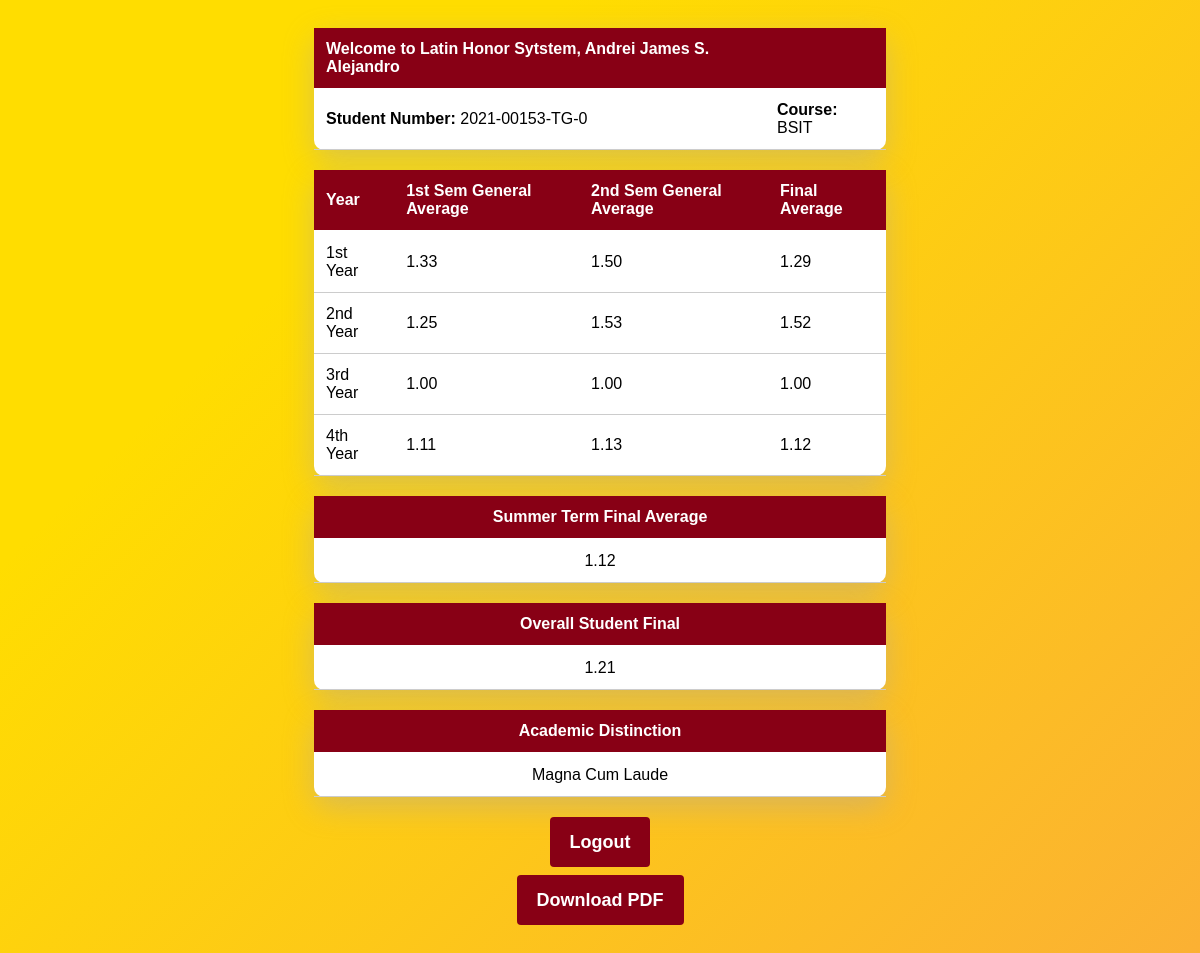
The app's page /GradeTableBSIT.php?surname=Alejandro&studentnumber=2021-00153-TG-0 (signed in) with its own data.
### tables this page shows
CREATE TABLE `students` (
  `id` int(11) NOT NULL,
  `surname` varchar(50) NOT NULL,
  `firstname` varchar(60) NOT NULL,
  `middleinitial` varchar(50) NOT NULL,
  `studentnumber` varchar(15) NOT NULL,
  `course` varchar(10) NOT NULL,
  `birthmonth` text NOT NULL,
  `birthdate` int(3) NOT NULL,
  `birthyear` int(5) NOT NULL,
  `password` varchar(100) NOT NULL
);

CREATE TABLE `student_grades` (
  `studentnumber1` varchar(15) NOT NULL,
  `first_sem_avg_1` decimal(3,2) NOT NULL,
  `second_sem_avg_1` decimal(3,2) NOT NULL,
  `first_sem_avg_2` decimal(3,2) NOT NULL,
  `second_sem_avg_2` decimal(3,2) NOT NULL,
  `first_sem_avg_3` decimal(3,2) NOT NULL,
  `second_sem_avg_3` decimal(3,2) NOT NULL,
  `first_sem_avg_4` decimal(3,2) NOT NULL,
  `second_sem_avg_4` decimal(3,2) NOT NULL,
  `summer_avg` decimal(3,2) NOT NULL,
  `yr_1_final_ave` decimal(3,2) NOT NULL,
  `yr_2_final_ave` decimal(3,2) NOT NULL,
  `yr_3_final_ave` decimal(3,2) NOT NULL,
  `yr_4_final_ave` decimal(3,2) NOT NULL,
  `final_average` decimal(3,2) NOT NULL,
  `academicDistinction` varchar(50) NOT NULL
);

### GradeTableBSIT.php (the view, shortened to what this page needs)
<!DOCTYPE html>
<html>
<head>
    <link rel="stylesheet" type="text/css" href="css/formbsit.css">
</head>
<body>
    <?php
    class Database
    {
        private $host;
        private $username;
        private $password;
        private $database;
        public $conn;
        public function __construct($host, $username, $password, $database)
        {
            $this->host = $host;
            $this->username = $username;
            $this->password = $password;
            $this->database = $database;
        }
        public function connect()
        {
            $this->conn = new mysqli($this->host, $this->username, $this->password, $this->database);
        }
        public function selectData($table, $condition)
        {
            $sql = "SELECT * FROM $table WHERE $condition";
            $result = $this->conn->query($sql);
            if ($result->num_rows > 0) {
                return $result->fetch_assoc();
            } else {
                return false;
            }
        }
    }
    if (isset($_SESSION['surname']) && isset($_SESSION['studentnumber'])) {
        $surname = $_SESSION['surname'];
        $studentNumber = $_SESSION['studentnumber'];
        $database = new Database('localhost', 'root', '', 'sample_sis');
        $database->connect();
        $condition = "studentnumber = '$studentNumber'";
        $result = $database->selectData('students', $condition);
        if ($result) {
            $firstname = $result['firstname'];
            $middleinitial = $result['middleinitial'];
            $course = $result['course'];
            echo "<table>";
            echo "<tr>";
            echo "<th>Welcome to Latin Honor Sytstem, $firstname $middleinitial. $surname </th><th></th>";
            echo "<tr>";
            echo "<td><strong>Student Number:</strong> $studentNumber</td>";
            echo "<td><strong>Course:</strong> $course</td>";
            echo "</tr>";
            echo "</table>";
            $condition1 = "studentnumber1 = '$studentNumber'";
            $result = $database->selectData('student_grades', $condition1);
            if ($result) {
                echo "<table>";
                echo "<tr>";
                echo "<th>Year</th>";
                echo "<th>1st Sem General Average</th>";
                echo "<th>2nd Sem General Average</th>";
                echo "<th>Final Average</th>";
                echo "</tr>";
                echo "<tr>";
                echo "<td>1st Year</td>";
                echo "<td>" . $result['first_sem_avg_1'] . "</td>";
                echo "<td>" . $result['first_sem_avg_2'] . "</td>";
                echo "<td>" . $result['yr_1_final_ave'] . "</td>";
                echo "</tr>";
                echo "<tr>";
                echo "<td>2nd Year</td>";
                echo "<td>" . $result['second_sem_avg_1'] . "</td>";
                echo "<td>" . $result['second_sem_avg_2'] . "</td>";
                echo "<td>" . $result['yr_2_final_ave'] . "</td>";
                echo "</tr>";
                echo "<tr>";
                echo "<td>3rd Year</td>";
                echo "<td>" . $result['first_sem_avg_3'] . "</td>";
                echo "<td>" . $result['second_sem_avg_3'] . "</td>";
                echo "<td>" . $result['yr_3_final_ave'] . "</td>";
                echo "</tr>";
                echo "<tr>";
                echo "<td>4th Year</td>";
                echo "<td>" . $result['first_sem_avg_4'] . "</td>";
                echo "<td>" . $result['second_sem_avg_4'] . "</td>";
                echo "<td>" . $result['yr_4_final_ave'] . "</td>";
                echo "</tr>";
                echo "<table>";
                echo "<tr>";
                echo "<th style='text-align: center;'>" . "Summer Term Final Average";
                echo "<tr>";
                echo "<td style='text-align: center;'>" . $result['summer_avg'] . "</td>";
                echo "</tr>";
                echo "</table>";
                echo "<table>";
                echo "<tr>";
                echo "<th style='text-align: center;'>" . "Overall Student Final";
                echo "<tr>";
                echo "<td style='text-align: center;'>" . $result['final_average'] . "</td>";
                echo "</tr>";
                echo "</table>";
                echo "<table>";
                echo "<tr>";
                echo "<th style='text-align: center;'>" . "Academic Distinction";
                echo "<tr>";
                echo "<td style='text-align: center;'>" . $result['academicDistinction'] . "</td>";
                echo "</tr>";
                echo "</table>";
                echo "</table>";
            } else {
                echo "<p>No grades found.</p>";
            }
        } else {
            echo "<p>No student information found.</p>";
        }
        echo '<form action="Logout.php" method="POST">';
        echo '<input type="submit" value="Logout">';
        echo '</form>';
    } else {
        header("location:loginform.php");
        echo "<script>You are not logged in.</script>";
    }
    echo '<form action="PrintGradeBSIT.php" method="post">';
    echo '<br>' . '<button type="submit" name="download_pdf">Download PDF</button>';
    echo '</form>';
    ?>
</body>
</html>

### css/formbsit.css (style rules this page uses)
body { font-family: "Karla", sans-serif; background-image: linear-gradient(315deg, #fbb034 0%, #ffdd00 74%); min-height: 100vh; padding: 20px; }
table { width: 50%; margin: 0 auto; margin-bottom: 20px; border-collapse: collapse; background-color: #fff; border-radius: 10px; box-shadow: 0 10px 30px 0 rgba(172, 168, 168, 0.43); }
th, td { padding: 12px; text-align: left; border-bottom: 1px solid #ccc; }
th { background-color: #880015; color: #fff; border-bottom: 2px solid #fff; }
button, input[type="submit"] { display: block; margin: 0 auto; text-align: center; }
button { display: block; padding: 15px 20px; background-color: #880015; border-radius: 4px; font-size: 18px; font-weight: bold; line-height: 20px; color: #fff; cursor: pointer; margin-top: -10px; margin-bottom: 20px; border: none; }
input[type="submit"] { display: block; padding: 15px 20px; background-color: #880015; border-radius: 4px; font-size: 18px; font-weight: bold; line-height: 20px; color: #fff; cursor: pointer; margin-top: -10px; margin-bottom: 20px; border: none; display: block; margin: 0 auto; }

### records on screen
students: firstname "Andrei James", middleinitial "S", course "BSIT"
student_grades: first_sem_avg_1 "1.33", first_sem_avg_2 "1.50", yr_1_final_ave "1.29", second_sem_avg_1 "1.25", second_sem_avg_2 "1.53", yr_2_final_ave "1.52", first_sem_avg_3 "1.00", second_sem_avg_3 "1.00", yr_3_final_ave "1.00", first_sem_avg_4 "1.11", second_sem_avg_4 "1.13", yr_4_final_ave "1.12", summer_avg "1.12", final_average "1.21", academicDistinction "Magna Cum Laude"

### other values on screen
$surname "Alejandro"
$studentNumber "2021-00153-TG-0"
